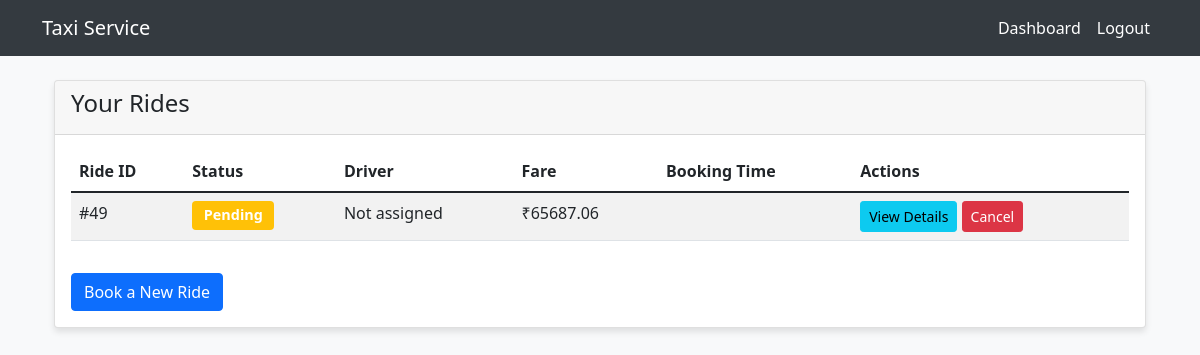
Screenshot of /customer-dashboard/ (signed in) with the database file from the repository.
### rides/models.py (models this page shows, shortened)
class Ride(models.Model):
    customer = models.ForeignKey(User, on_delete=models.CASCADE)
    driver = models.ForeignKey(Driver, on_delete=models.SET_NULL, null=True, blank=True)
    pickup_latitude = models.FloatField()
    pickup_longitude = models.FloatField()
    drop_latitude = models.FloatField()
    drop_longitude = models.FloatField()
    car_type = models.CharField(max_length=50, default="Sedan")
    status = models.CharField(max_length=20, choices=[
        ('Pending', 'Pending'),
        ('Accepted', 'Accepted'),
        ('Completed', 'Completed'),
        ('Cancelled', 'Cancelled')
    ], default='Pending')
    fare = models.DecimalField(max_digits=10, decimal_places=2, default=0)
    cancellation_fee = models.DecimalField(max_digits=10, decimal_places=2, default=0)
    estimated_time = models.CharField(max_length=50, null=True, blank=True)
    cancellation_reason = models.CharField(max_length=50, choices=REASONS, null=True, blank=True)

### rides/views.py (the view)
# urls.py: path('customer-dashboard/', views.customer_dashboard, name='customer_dashboard'),
@login_required
def customer_dashboard(request):
    try:
        customer_rides = RideService.get_customer_rides(request.user)
        return render(request, 'rides/customer_dashboard.html', {
            'customer_rides': customer_rides
        })
    except Exception as e:
        messages.error(request, "Error loading dashboard. Please try again.")
        return redirect('login')

### rides/services.py (called while the page is built)
    @staticmethod
    def get_customer_rides(customer):
        return Ride.objects.filter(customer=customer).order_by('-id')

### rides/templates/rides/customer_dashboard.html
{% extends 'base.html' %}
{% load static %}
{% block content %}
<div class="container mt-4">
    <div class="row">
        <div class="col-md-12">
            <div class="card">
                <div class="card-header">
                    <h4>Your Rides</h4>
                </div>
                <div class="card-body">
                    {% if customer_rides %}
                        <div class="table-responsive">
                            <table class="table table-striped">
                                <thead>
                                    <tr>
                                        <th>Ride ID</th>
                                        <th>Status</th>
                                        <th>Driver</th>
                                        <th>Fare</th>
                                        <th>Booking Time</th>
                                        <th>Actions</th>
                                    </tr>
                                </thead>
                                <tbody>
                                    {% for ride in customer_rides %}
                                        <tr>
                                            <td>#{{ ride.id }}</td>
                                            <td>
                                                <span class="badge {% if ride.status == 'Completed' %}bg-success
                                                            {% elif ride.status == 'Cancelled' %}bg-danger
                                                            {% elif ride.status == 'Accepted' %}bg-primary
                                                            {% else %}bg-warning{% endif %}">
                                                    {{ ride.status }}
                                                </span>
                                            </td>
                                            <td>{{ ride.driver.user.username|default:"Not assigned" }}</td>
                                            <td>₹{{ ride.fare }}</td>
                                            <td>{{ ride.created_at }}</td>
                                            <td>
                                                <a href="{% url 'ride_details' ride.id %}" class="btn btn-info btn-sm">
                                                    View Details
                                                </a>
                                                {% if ride.status == 'Pending' or ride.status == 'Accepted' %}
                                                    <a href="{% url 'cancel_ride' ride.id %}" class="btn btn-danger btn-sm">
                                                        Cancel
                                                    </a>
                                                {% endif %}
                                            </td>
                                        </tr>
                                    {% endfor %}
                                </tbody>
                            </table>
                        </div>
                    {% else %}
                        <p>You haven't booked any rides yet.</p>
                    {% endif %}
                    <div class="mt-3">
                        <a href="{% url 'book_ride' %}" class="btn btn-primary">Book a New Ride</a>
                    </div>
                </div>
            </div>
        </div>
    </div>
</div>
{% endblock %}

### rides/templates/base.html (style rules this page uses)
body { background-color: #f8f9fa; }
.card { box-shadow: 0 4px 6px rgba(0, 0, 0, 0.1); margin-bottom: 20px; }
.badge { font-size: 0.9em; padding: 0.5em 0.8em; }

### rows the page displays
Ride: id "49", status "Pending", driver.user.username "Not assigned", fare "65687.06", shows "Cancel"
